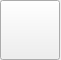
<?xml version="1.0" encoding="UTF-8"?>
<ui version="4.0">
 <class>StartAction</class>
 <widget class="QWidget" name="StartAction">
  <property name="geometry">
   <rect>
    <x>0</x>
    <y>0</y>
    <width>61</width>
    <height>60</height>
   </rect>
  </property>
  <property name="windowTitle">
   <string>Form</string>
  </property>
  <layout class="QGridLayout" name="gridLayout">
   <property name="leftMargin">
    <number>0</number>
   </property>
   <property name="topMargin">
    <number>0</number>
   </property>
   <property name="rightMargin">
    <number>0</number>
   </property>
   <property name="bottomMargin">
    <number>0</number>
   </property>
   <property name="spacing">
    <number>0</number>
   </property>
   <item row="0" column="0">
    <widget class="QPushButton" name="Btn_Start">
     <property name="minimumSize">
      <size>
       <width>60</width>
       <height>60</height>
      </size>
     </property>
     <property name="maximumSize">
      <size>
       <width>60</width>
       <height>60</height>
      </size>
     </property>
     <property name="styleSheet">
      <string notr="true">border-image: url(:/Resources/Image/start_0.png);</string>
     </property>
     <property name="text">
      <string/>
     </property>
    </widget>
   </item>
  </layout>
 </widget>
 <resources/>
 <connections/>
</ui>
